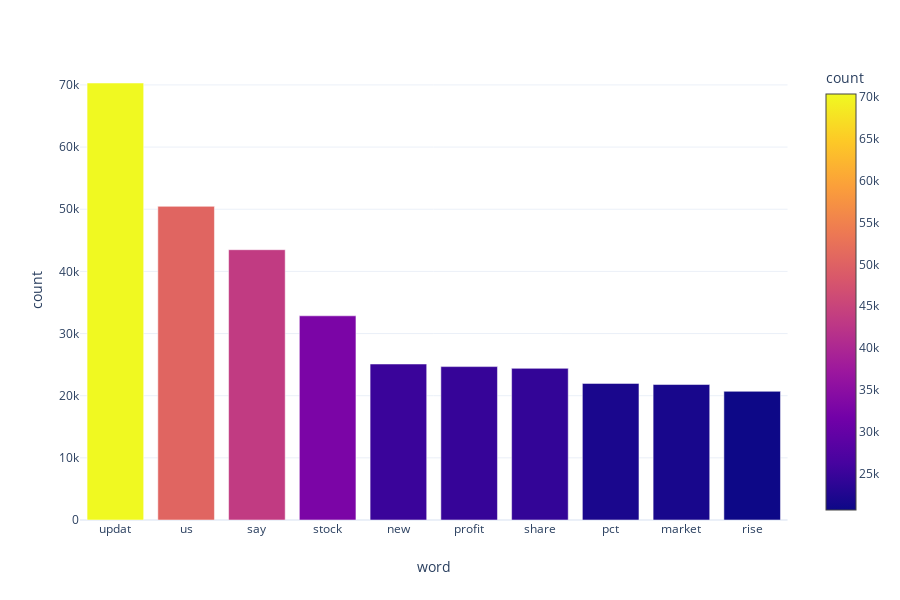

Notebook source saved alongside this figure:
### Code cell
px.bar(top_ten_list[0], x = 'word', y = 'count', color = 'count', template = 'plotly_white')

### Figure 1 — Plotly figure (JSON) as saved in the notebook; plotly's stock layout.template omitted (floating-point values rounded to 4 significant figures)
{"data": [{"alignmentgroup": "True", "hoverlabel": {"namelength": 0}, "hovertemplate": "word=%{x}<br>count=%{marker.color}", "legendgroup": "", "marker": {"color": [70308, 50463, 43486, 32850, 25096, 24681, 24396, 21978, 21797, 20702], "coloraxis": "coloraxis"}, "name": "", "offsetgroup": "", "orientation": "v", "showlegend": false, "textposition": "auto", "type": "bar", "x": ["updat", "us", "say", "stock", "new", "profit", "share", "pct", "market", "rise"], "xaxis": "x", "y": [70308, 50463, 43486, 32850, 25096, 24681, 24396, 21978, 21797, 20702], "yaxis": "y"}], "layout": {"barmode": "relative", "coloraxis": {"colorbar": {"title": {"text": "count"}}, "colorscale": [[0, "#0d0887"], [0.1111, "#46039f"], [0.2222, "#7201a8"], [0.3333, "#9c179e"], [0.4444, "#bd3786"], [0.5556, "#d8576b"], [0.6667, "#ed7953"], [0.7778, "#fb9f3a"], [0.8889, "#fdca26"], [1, "#f0f921"]]}, "height": 600, "legend": {"tracegroupgap": 0}, "margin": {"t": 60}, "xaxis": {"anchor": "y", "domain": [0, 0.98], "title": {"text": "word"}}, "yaxis": {"anchor": "x", "domain": [0, 1], "title": {"text": "count"}}}}
